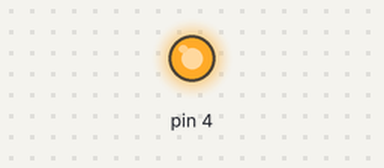
Bench run of a sketch on a simulated Arduino Uno, built with avr-gcc and run on an emulated ATmega328P. Shown: output pins drawn as LEDs (lit = HIGH). The local clock reads 2024-03-15 10:24:30 at power-on unless the sketch sets it; what the sketch prints to the serial monitor is not drawn.

Above: at 0.1 s.
Timing chart, 0 to 1.6 s (numbered marks = the images above):
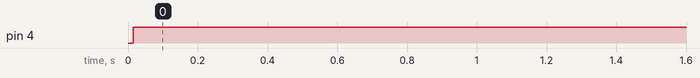

The sketch:

SunriseRTC.ino
```cpp
// Date and time functions using a DS3231 RTC connected via I2C and Wire lib
// Arduino Micro
// Connect GPIO 4 to Pixelblaze https://github.dev/HedgeHawk/PixelblazeSunrise
#include "RTClib.h"

RTC_DS3231 rtc;

char daysOfTheWeek[7][12] = {"Sunday", "Monday", "Tuesday", "Wednesday", "Thursday", "Friday", "Saturday"};

void setup () {
  Serial.begin(9600);

//#ifndef ESP8266
//  while (!Serial); // wait for serial port to connect. Needed for native USB
//#endif

  if (! rtc.begin()) {
    Serial.println("Couldn't find RTC");
    Serial.flush();
    abort();
  }

  if (rtc.lostPower()) {
    Serial.println("RTC lost power, let's set the time!");
    // When time needs to be set on a new device, or after a power loss, the
    // following line sets the RTC to the date & time this sketch was compiled
    rtc.adjust(DateTime(F(__DATE__), F(__TIME__)));
    // This line sets the RTC with an explicit date & time, for example to set
    // January 21, 2014 at 3am you would call:
    // rtc.adjust(DateTime(2014, 1, 21, 3, 0, 0));
  }

  // When time needs to be re-set on a previously configured device, the
  // following line sets the RTC to the date & time this sketch was compiled
  // rtc.adjust(DateTime(F(__DATE__), F(__TIME__)));
  // This line sets the RTC with an explicit date & time, for example to set
  // January 21, 2014 at 3am you would call:
  // rtc.adjust(DateTime(2014, 1, 21, 3, 0, 0));

  pinMode(4, OUTPUT);
  digitalWrite(4, LOW);
}

void loop () {
  DateTime now = rtc.now();
  Serial.print(now.year(), DEC);
  Serial.print('/');
  Serial.print(now.month(), DEC);
  Serial.print('/');
  Serial.print(now.day(), DEC);
  Serial.print(" (");
  Serial.print(daysOfTheWeek[now.dayOfTheWeek()]);
  Serial.print(") ");
  Serial.print(now.hour(), DEC);
  Serial.print(':');
  Serial.print(now.minute(), DEC);
  Serial.print(':');
  Serial.print(now.second(), DEC);
  Serial.println();

  Serial.print(" since midnight 1/1/1970 = ");
  Serial.print(now.unixtime());
  Serial.print("s = ");
  Serial.print(now.unixtime() / 86400L);
  Serial.println("d");

  const int h = now.hour();
  if(h >= 4 && h < 11){
    digitalWrite(4, HIGH);
  }else{
    digitalWrite(4, LOW);
  }
  delay(10000);
}
```

Measured:
- by itself, pin 4: LOW → HIGH at 0.02 s
